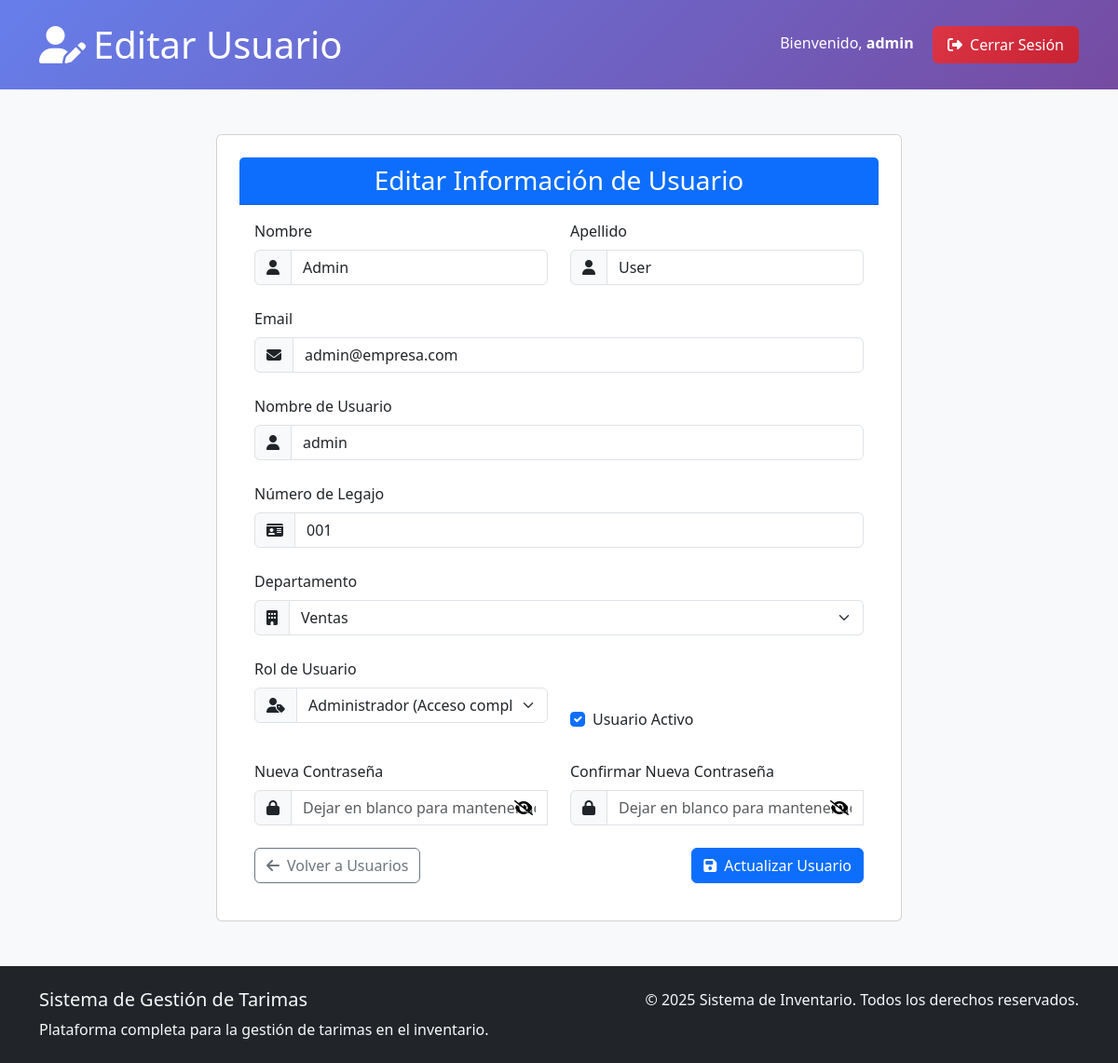
Screenshot of /dashboard/editar_usuario/1 (signed in) with the database file from the repository.
### tables this page shows
CREATE TABLE usuarios (
    id_usuario INT AUTO_INCREMENT PRIMARY KEY,
    username VARCHAR(50) NOT NULL UNIQUE,
    email VARCHAR(100) NOT NULL UNIQUE,
    password VARCHAR(255) NOT NULL,
    first_name VARCHAR(50) NOT NULL,
    last_name VARCHAR(50) NOT NULL,
    legajo VARCHAR(20) NOT NULL,
    department VARCHAR(100),
    id_rol INT DEFAULT 2,
    activo TINYINT(1) DEFAULT 1,
    created_at TIMESTAMP DEFAULT CURRENT_TIMESTAMP,
    updated_at TIMESTAMP DEFAULT CURRENT_TIMESTAMP ON UPDATE CURRENT_TIMESTAMP,
    FOREIGN KEY (id_rol) REFERENCES roles(id_rol)
);

### controllers/DashboardController.php (called while the page is built, shortened)
<?php
require_once __DIR__ . '/../models/Database.php';
require_once __DIR__ . '/../models/Usuario.php';
class DashboardController extends Controller {
    private $usuarioModel;
    public function __construct() {
        $this->usuarioModel = new Usuario();
    }
    public function editarUsuario($id) {
        $stmt = $this->usuarioModel->getConnection()->prepare("
            SELECT u.*, r.nombre_rol
            FROM usuarios u
            LEFT JOIN roles r ON u.id_rol = r.id_rol
            WHERE u.id_usuario = ?
        ");
        $stmt->execute([$id]);
        $usuario = $stmt->fetch(PDO::FETCH_ASSOC);
        $data = [
            'username' => $_SESSION['username'],
            'title' => 'Editar Usuario',
            'role' => $_SESSION['role'],
            'usuario' => $usuario
        ];
        $this->view('dashboard/editar_usuario', $data);
    }
}

### models/Database.php (called while the page is built)
<?php
class Database
{
    private static $instance = null;
    private $pdo;
    private function __construct()
    {
        $dsn = "mysql:host=" . DB_HOST . ";dbname=" . DB_NAME . ";charset=" . DB_CHARSET;
        try {
            $this->pdo = new PDO($dsn, DB_USER, DB_PASS);
            $this->pdo->setAttribute(PDO::ATTR_ERRMODE, PDO::ERRMODE_EXCEPTION);
        } catch (PDOException $e) {
            die("Error de conexión: " . $e->getMessage());
        }
    }
    public static function getInstance()
    {
        if (self::$instance === null) {
            self::$instance = new self();
        }
        return self::$instance;
    }
    public function getConnection()
    {
        return $this->pdo;
    }
}

### models/Usuario.php (called while the page is built, shortened)
<?php
require_once __DIR__ . '/Database.php';
class Usuario {
    private $db;
    public function __construct() {
        $this->db = Database::getInstance()->getConnection();
    }
    public function getConnection() {
        return $this->db;
    }
}

### views/dashboard/editar_usuario.php (the view, shortened to what this page needs)
<header class="form-header">
    <div class="container">
        <div class="row align-items-center">
            <div class="col-md-8">
                <h1 class="mb-0"><i class="fas fa-user-edit me-2"></i>Editar Usuario</h1>
            </div>
            <div class="col-md-4 text-md-end">
                <span class="me-3">Bienvenido, <strong><?= htmlspecialchars($username ?? ''); ?></strong></span>
                <a href="<?= BASE_URL ?>/auth/logout" class="btn logout-btn text-white">
                    <i class="fas fa-sign-out-alt me-1"></i> Cerrar Sesión
                </a>
            </div>
        </div>
    </div>
</header>
<div class="container my-5">
    <div class="row justify-content-center">
        <div class="col-lg-8">
            <div class="card p-4">
                <div class="card-header bg-primary text-white text-center">
                    <h3 class="mb-0">Editar Información de Usuario</h3>
                </div>
                <div class="card-body">
                    <?php if (isset($usuario)): ?>
                        <form method="POST" action="<?= BASE_URL ?>/dashboard/actualizar_usuario/<?= htmlspecialchars($usuario['id_usuario']); ?>">
                            <div class="row">
                                <div class="col-md-6">
                                    <div class="mb-3">
                                        <label for="firstName" class="form-label">Nombre</label>
                                        <div class="input-group">
                                            <span class="input-group-text"><i class="fas fa-user"></i></span>
                                            <input type="text" class="form-control" id="firstName" name="firstName" value="<?= htmlspecialchars($usuario['first_name']); ?>" required>
                                        </div>
                                    </div>
                                </div>
                                <div class="col-md-6">
                                    <div class="mb-3">
                                        <label for="lastName" class="form-label">Apellido</label>
                                        <div class="input-group">
                                            <span class="input-group-text"><i class="fas fa-user"></i></span>
                                            <input type="text" class="form-control" id="lastName" name="lastName" value="<?= htmlspecialchars($usuario['last_name']); ?>" required>
                                        </div>
                                    </div>
                                </div>
                            </div>
                            <div class="mb-3">
                                <label for="email" class="form-label">Email</label>
                                <div class="input-group">
                                    <span class="input-group-text"><i class="fas fa-envelope"></i></span>
                                    <input type="email" class="form-control" id="email" name="email" value="<?= htmlspecialchars($usuario['email']); ?>" required>
                                </div>
                            </div>
                            <div class="mb-3">
                                <label for="username" class="form-label">Nombre de Usuario</label>
                                <div class="input-group">
                                    <span class="input-group-text"><i class="fas fa-user"></i></span>
                                    <input type="text" class="form-control" id="username" name="username" value="<?= htmlspecialchars($usuario['username']); ?>" required>
                                </div>
                            </div>
                            <div class="mb-3">
                                <label for="legajo" class="form-label">Número de Legajo</label>
                                <div class="input-group">
                                    <span class="input-group-text"><i class="fas fa-id-card"></i></span>
                                    <input type="text" class="form-control" id="legajo" name="legajo" value="<?= htmlspecialchars($usuario['legajo']); ?>" required>
                                </div>
                            </div>
                            <div class="mb-3">
                                <label for="department" class="form-label">Departamento</label>
                                <div class="input-group">
                                    <span class="input-group-text"><i class="fas fa-building"></i></span>
                                    <select class="form-select" id="department" name="department" required>
                                        <option value="ventas" <?= $usuario['department'] === 'ventas' ? 'selected' : ''; ?>>Ventas</option>
                                    </select>
                                </div>
                            </div>
                            <div class="row mb-3">
                                <div class="col-md-6">
                                    <label for="idRol" class="form-label">Rol de Usuario</label>
                                    <div class="input-group">
                                        <span class="input-group-text"><i class="fas fa-user-tag"></i></span>
                                        <select class="form-select" id="idRol" name="idRol" required>
                                            <option value="1" <?= $usuario['id_rol'] == 1 ? 'selected' : ''; ?>>Administrador (Acceso completo)</option>
                                        </select>
                                    </div>
                                </div>
                                <div class="col-md-6 d-flex align-items-end">
                                    <div class="form-check mb-3 w-100">
                                        <input type="checkbox" class="form-check-input" id="activo" name="activo" <?= ($usuario['activo'] ?? 1) ? 'checked' : ''; ?>>
                                        <label class="form-check-label" for="activo">Usuario Activo</label>
                                    </div>
                                </div>
                            </div>
                            <div class="row">
                                <div class="col-md-6">
                                    <div class="mb-3">
                                        <label for="newPassword" class="form-label">Nueva Contraseña</label>
                                        <div class="input-group position-relative">
                                            <span class="input-group-text"><i class="fas fa-lock"></i></span>
                                            <input type="password" class="form-control" id="newPassword" name="newPassword" placeholder="Dejar en blanco para mantener actual">
                                            <button type="button" class="password-toggle position-absolute end-0 top-50 translate-middle-y pe-3 border-0 bg-transparent" style="cursor: pointer; z-index: 5;" onclick="togglePassword('newPassword', 'newPasswordToggle')" aria-label="Mostrar/Ocultar contraseña">
                                                <i id="newPasswordToggle" class="fas fa-eye-slash"></i>
                                            </button>
                                        </div>
                                    </div>
                                </div>
                                <div class="col-md-6">
                                    <div class="mb-3">
                                        <label for="confirmPassword" class="form-label">Confirmar Nueva Contraseña</label>
                                        <div class="input-group position-relative">
                                            <span class="input-group-text"><i class="fas fa-lock"></i></span>
                                            <input type="password" class="form-control" id="confirmPassword" name="confirmPassword" placeholder="Dejar en blanco para mantener actual">
                                            <button type="button" class="password-toggle position-absolute end-0 top-50 translate-middle-y pe-3 border-0 bg-transparent" style="cursor: pointer; z-index: 5;" onclick="togglePassword('confirmPassword', 'confirmPasswordToggle')" aria-label="Mostrar/Ocultar confirmación de contraseña">
                                                <i id="confirmPasswordToggle" class="fas fa-eye-slash"></i>
                                            </button>
                                        </div>
                                    </div>
                                </div>
                            </div>
                            <div class="d-flex justify-content-between">
                                <a href="<?= BASE_URL ?>/dashboard/usuarios" class="btn btn-outline-secondary">
                                    <i class="fas fa-arrow-left me-2"></i>Volver a Usuarios
                                </a>
                                <button type="submit" class="btn btn-primary">
                                    <i class="fas fa-save me-2"></i>Actualizar Usuario
                                </button>
                            </div>
                        </form>
                    <?php endif; ?>
                </div>
            </div>
        </div>
    </div>
</div>

### views/layouts/main.php (style rules this page uses)
body { background-color: #f8f9fa; font-family: 'Segoe UI', Tahoma, Geneva, Verdana, sans-serif; display: flex; flex-direction: column; min-height: 100vh; }
.form-header { background: linear-gradient(135deg, #667eea 0%, #764ba2 100%); color: white; padding: 1.5rem 0; }
.input-group { margin-bottom: 1.5rem; }
.logout-btn { background: linear-gradient(135deg, #dc3545 0%, #c82333 100%); border: none; padding: 8px 16px; font-weight: 500; }

### rows the page displays
usuarios: username "admin", firstName "Admin", lastName "User", email "admin@empresa.com", legajo "001", idRol "Administrador (Acceso completo)", activo "☑"
